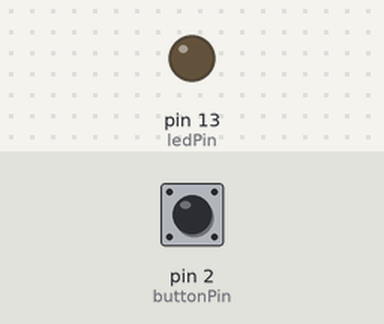
Recording of a sketch running on a simulated Arduino Uno, built with avr-gcc and run on an emulated ATmega328P. Parts: output pins drawn as LEDs (lit = HIGH). The test bench sets the inputs (shaded band); at power-on: pin 2 (buttonPin) LOW. What the sketch prints to the serial monitor is not drawn.

Above: at 1.2 s.
1.3 s: pin 2 (buttonPin) pulled HIGH for 0.15 s
At 2.1 s:
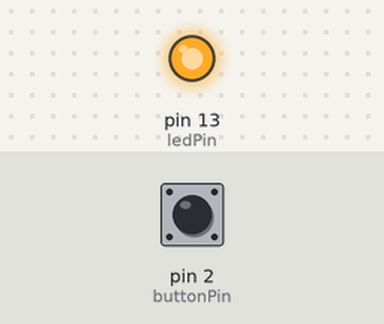
3.8 s: pin 2 (buttonPin) pulled HIGH for 3.2 s
At 8.4 s:
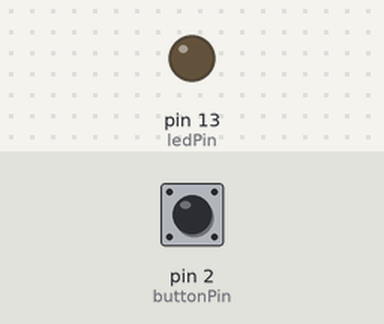
Timing chart, 0 to 9.9 s (numbered marks = the images above; inputs shaded):
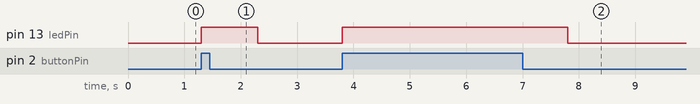

Measured:
- after the input at 1.3 s, pin 13 (ledPin): LOW → HIGH at once, → LOW 1.0 s later
- after the input at 3.8 s, pin 13 (ledPin): LOW → HIGH at once, → LOW 4.0 s later

The sketch:

DoorbellEthClientBee.ino
```cpp
/*
Wed Jul 31 23:19:56 CEST 2013, Lloyd DIZON
Xbee client - sends data to server

Router/End device
atid    - 2001
atsh/sl - 13A200/40A63C57
atdh/dl - 13A200/408B1877

*/


// constants won't change. They're used here to
// set pin numbers:
const int buttonPin = 2;     // the number of the pushbutton pin
const int ledPin =  13;      // the number of the LED pin

// variables will change:
int buttonState = 0;         // variable for reading the pushbutton status

void setup() {
  // initialize the LED pin as an output:
  pinMode(ledPin, OUTPUT);
  // initialize the pushbutton pin as an input:
  pinMode(buttonPin, INPUT);

  // Open serial communications and wait for port to open:
  Serial.begin(9600);
}

void loop(){
  // read the state of the pushbutton value:
  buttonState = digitalRead(buttonPin);

  // check if the pushbutton is pressed.
  // if it is, the buttonState is HIGH:
  if (buttonState == HIGH) {
    // turn LED on:
    digitalWrite(ledPin, HIGH);
    Serial.print('D');
    delay(1000);
  }
  else {
    // turn LED off:
    digitalWrite(ledPin, LOW);
  }
}
```
